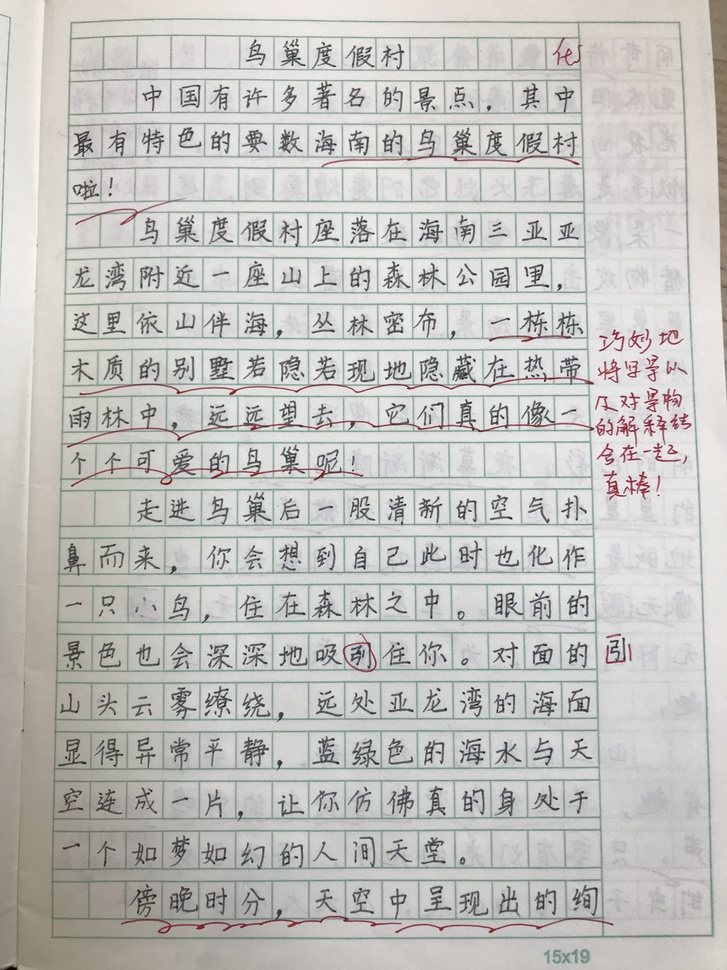
#> input picture asset/process_origin.jpg, 727 x 970 px, shrunk from 3024 x 4032 before the run
$ python -i binarize.py   (imports and definitions only)
#> lines starting #> are read from the running program, lines starting #| are printed output that depends on the picture; after the words box and inside, x2 and y2 are one past the last pixel; in counts of white or black regions, pixels touching at a corner belong together
import cv2
import numpy as np


def binarize_image(gray_image):
    """
    自适应阈值二值化（白底黑字）。
    """
    # binary = cv2.adaptiveThreshold(
    #     gray_image, 255, cv2.ADAPTIVE_THRESH_GAUSSIAN_C,
    #     cv2.THRESH_BINARY, 15, 10
    # )
    # return binary
    return binarize_text_only(gray_image)


def remove_grid_fft(gray_image):
    # 傅里叶变换
    dft = np.fft.fft2(gray_image)
    dft_shift = np.fft.fftshift(dft)

    # 构造掩膜去除高频（网格线通常在频域表现为高频分量）
    rows, cols = gray_image.shape
#> rows = 970; cols = 727
    crow, ccol = rows // 2, cols // 2
#> crow = 485; ccol = 363
    mask = np.ones((rows, cols), np.uint8)
    r = 30  # 调整半径大小控制去除网格的强度
    cv2.circle(mask, (ccol, crow), r, 0, -1)
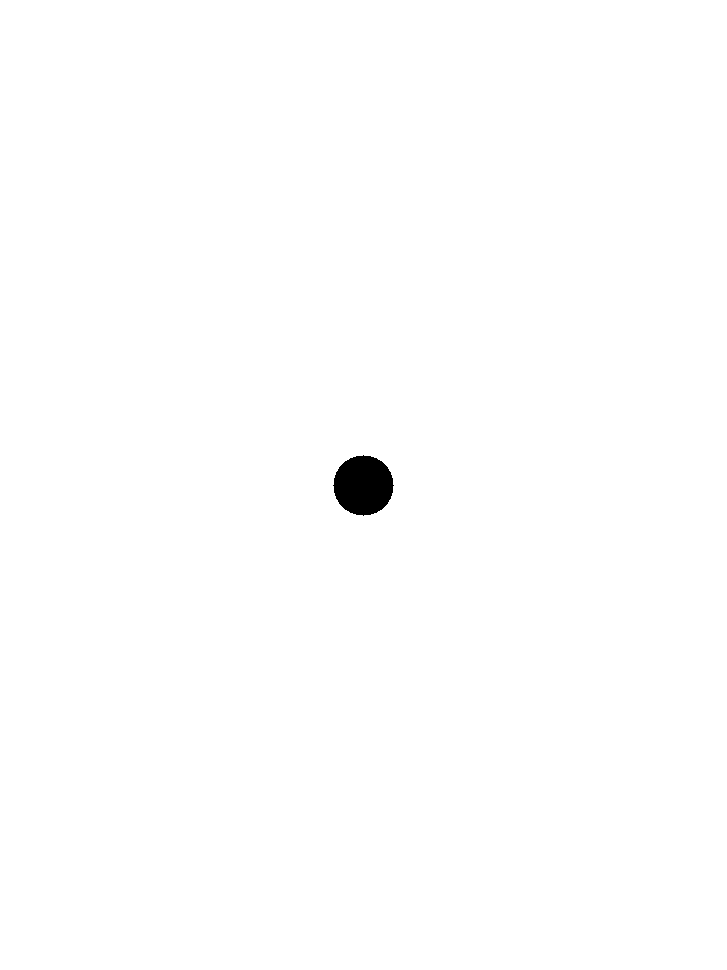
#> mask: shape (970, 727); values 0 (black) and 1 (white), 99.6% white; 1 black region, box (x1, y1, x2, y2) and area: (333, 455, 394, 516) 2821

    # 反变换
    fshift = dft_shift * mask
    f_ishift = np.fft.ifftshift(fshift)
    img_back = np.fft.ifft2(f_ishift)
    img_back = np.abs(img_back).astype(np.uint8)
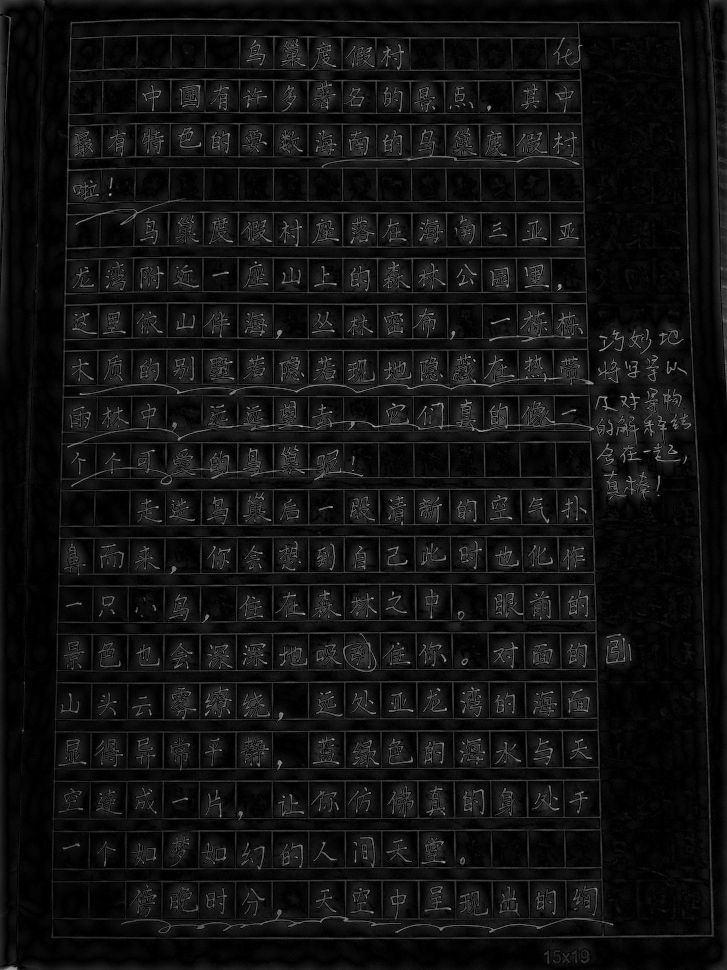
#> img_back: shape (970, 727); min 0, max 179, mean 17.7

    return img_back


def binarize_text_only(gray_image):
    # 第一步：频域去网格
    fft_cleaned = remove_grid_fft(gray_image)

    # 第二步：形态学优化
    kernel = np.ones((2, 2), np.uint8)
    morph = cv2.morphologyEx(fft_cleaned, cv2.MORPH_CLOSE, kernel)

    # 第三步：最终二值化
    binary = cv2.adaptiveThreshold(
        morph, 255, cv2.ADAPTIVE_THRESH_GAUSSIAN_C,
        cv2.THRESH_BINARY_INV, 11, 5
    )
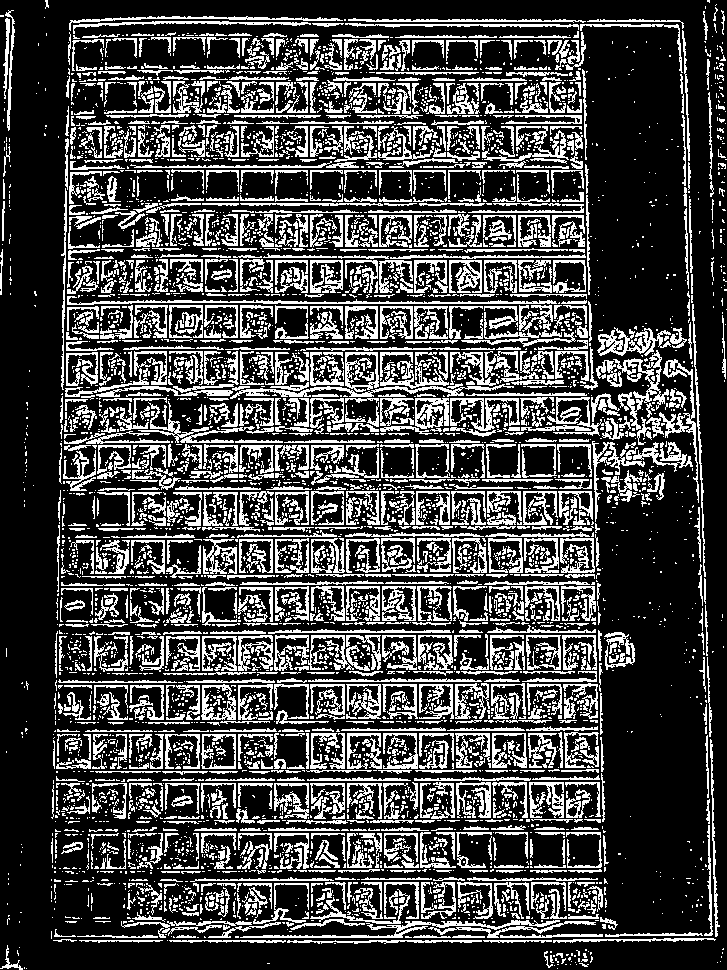
#> binary: shape (970, 727); 27.4% white in thin lines or dots
    return cv2.bitwise_not(binary)  # 转换为白底黑字
#> returned value: shape (970, 727); 72.6% white; black in thin lines or dots

>>> import cv2
>>> picture = cv2.imread('../../asset/process_origin.jpg', cv2.IMREAD_GRAYSCALE)
>>> result = binarize_image(picture)

$ run again, on asset/render_show.png
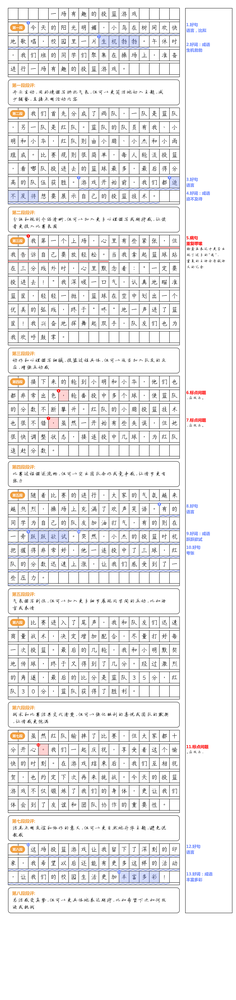
#> input picture asset/render_show.png, 236 x 1000 px, shrunk from 3510 x 14895 before the run
#> in remove_grid_fft, `cv2.circle(mask, (ccol, crow), r, 0, -1)`:
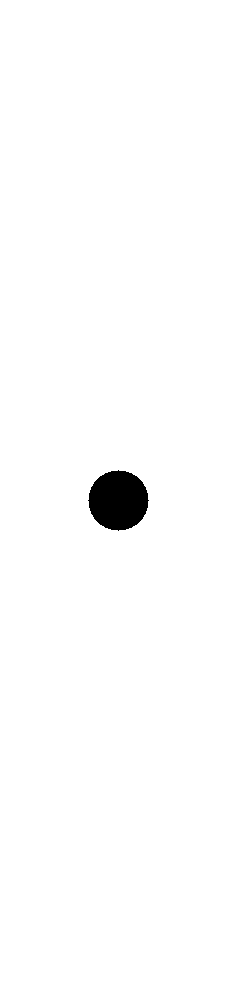
#> mask: shape (1000, 236); values 0 (black) and 1 (white), 98.8% white; 1 black region, box (x1, y1, x2, y2) and area: (88, 470, 149, 531) 2821
#> in binarize_text_only, `binary = cv2.adaptiveThreshold( morph, 255, cv2.ADAPTIVE_THRESH_GAUSSI..`:
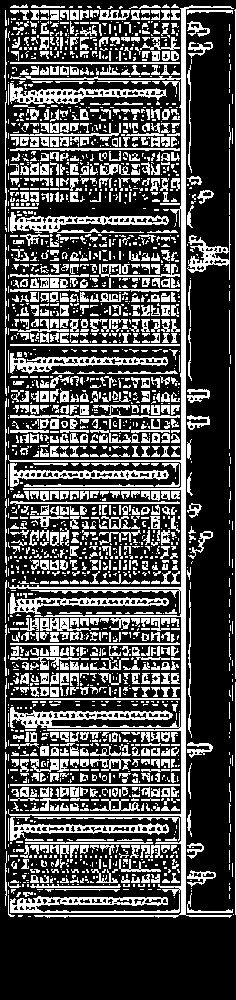
#> binary: shape (1000, 236); 30.6% white in thin lines or dots, all inside (x1, y1, x2, y2) = (4, 4, 236, 918)
